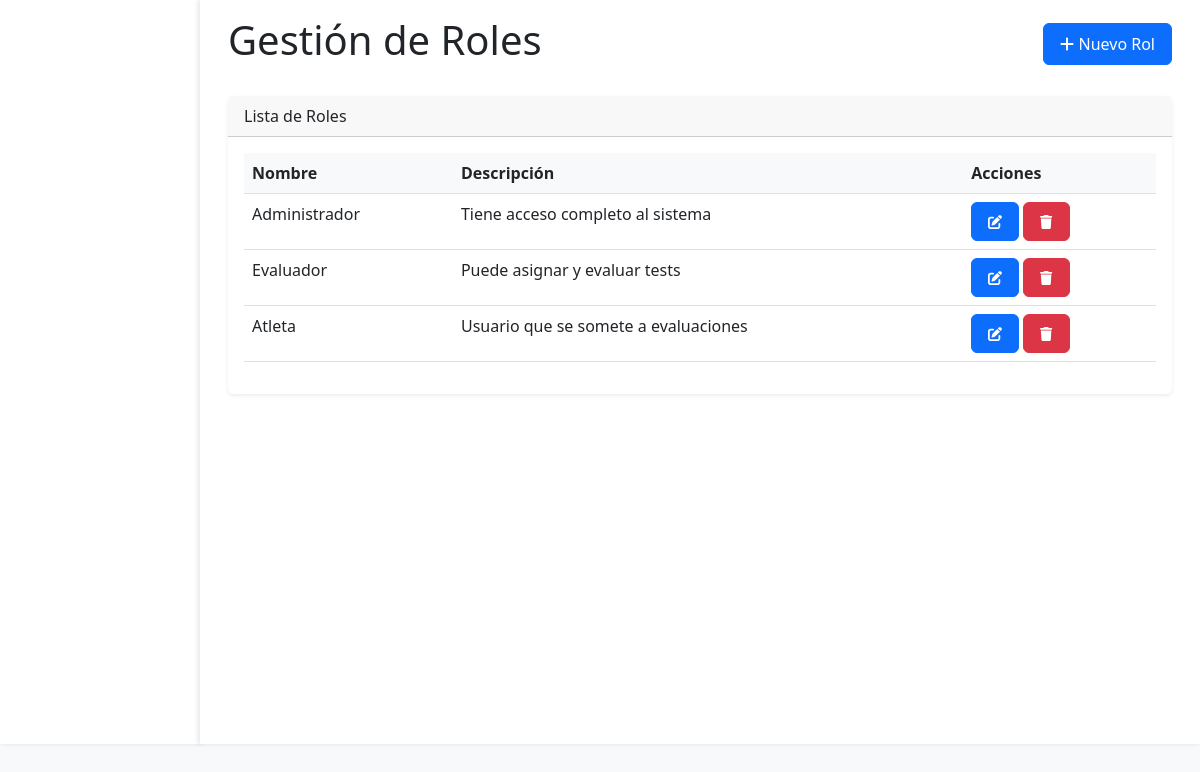
Page /admin/roles.php (signed in) on the committed database.
### tables this page shows
CREATE TABLE roles (
    id INT AUTO_INCREMENT PRIMARY KEY,
    nombre VARCHAR(50) NOT NULL,
    descripcion TEXT
);

### public/admin/roles.php (the view, shortened to what this page needs)
<?php
$action = $_GET['action'] ?? '';
try {
    $pdo = getConnection();
    $stmt = $pdo->query("SELECT * FROM roles");
    $roles = $stmt->fetchAll();
} catch (PDOException $e) {
    $error = "Error: " . $e->getMessage();
}
?>
<!DOCTYPE html>
<html lang="es">
<head>
    <link href="https://cdn.jsdelivr.net/npm/bootstrap@5.3.0/dist/css/bootstrap.min.css" rel="stylesheet">
    <link href="../css/styles.css" rel="stylesheet">
</head>
<body>
    <div class="container-fluid">
        <div class="row">
            <div class="col-md-3 col-lg-2 sidebar">
            </div>
            <div class="col-md-9 col-lg-10">
                <div class="container-fluid">
                    <div class="d-flex justify-content-between align-items-center mb-4">
                        <h1>Gestión de Roles</h1>
                        <a href="?action=add" class="btn btn-primary">
                            <i class="fas fa-plus"></i> Nuevo Rol
                        </a>
                    </div>
                    <?php if ($action === 'add' || $action === 'edit'): ?>
                        <div class="card">
                            <div class="card-header">
                                <?php echo $action === 'add' ? 'Nuevo Rol' : 'Editar Rol'; ?>
                            </div>
                            <div class="card-body">
                                <form method="POST">
                                    <div class="mb-3">
                                        <label for="nombre" class="form-label">Nombre</label>
                                        <input type="text" class="form-control" id="nombre" name="nombre"
                                               value="<?php echo isset($role) ? htmlspecialchars($role['nombre']) : ''; ?>" required>
                                    </div>
                                    <div class="mb-3">
                                        <label for="descripcion" class="form-label">Descripción</label>
                                        <textarea class="form-control" id="descripcion" name="descripcion" rows="3">
                                            <?php echo isset($role) ? htmlspecialchars($role['descripcion']) : ''; ?>
                                        </textarea>
                                    </div>
                                    <button type="submit" class="btn btn-primary">Guardar</button>
                                    <a href="." class="btn btn-secondary">Cancelar</a>
                                </form>
                            </div>
                        </div>
                    <?php else: ?>
                        <div class="card">
                            <div class="card-header">Lista de Roles</div>
                            <div class="card-body">
                                <table class="table">
                                    <thead>
                                        <tr>
                                            <th>Nombre</th>
                                            <th>Descripción</th>
                                            <th>Acciones</th>
                                        </tr>
                                    </thead>
                                    <tbody>
                                        <?php foreach ($roles as $role): ?>
                                            <tr>
                                                <td><?php echo htmlspecialchars($role['nombre']); ?></td>
                                                <td><?php echo htmlspecialchars($role['descripcion']); ?></td>
                                                <td>
                                                    <a href="?action=edit&id=<?php echo $role['id']; ?>"
                                                       class="btn btn-sm btn-primary">
                                                        <i class="fas fa-edit"></i>
                                                    </a>
                                                    <a href="?action=delete&id=<?php echo $role['id']; ?>"
                                                       class="btn btn-sm btn-danger"
                                                       onclick="return confirm('¿Estás seguro de eliminar este rol?')">
                                                        <i class="fas fa-trash"></i>
                                                    </a>
                                                </td>
                                            </tr>
                                        <?php endforeach; ?>
                                    </tbody>
                                </table>
                            </div>
                        </div>
                    <?php endif; ?>
                </div>
            </div>
        </div>
    </div>
</body>
</html>

### public/css/styles.css (style rules this page uses)
body { background-color: #f8f9fa; min-height: 100vh; display: flex; flex-direction: column; }
.sidebar { background-color: white; min-height: calc(100vh - 56px); padding: 1rem; box-shadow: 2px 0 5px rgba(0, 0, 0, 0.1); }
.col-md-9.col-lg-10 { padding: 1rem; background-color: white; min-height: calc(100vh - 56px); box-shadow: -2px 0 5px rgba(0, 0, 0, 0.1); }
.btn { padding: 0.5rem 1rem; border-radius: 0.375rem; transition: all 0.2s ease-in-out; }
.card { border: none; box-shadow: 0 0.125rem 0.25rem rgba(0, 0, 0, 0.075); transition: all 0.3s ease; }
.table { background-color: white; }
.table th { background-color: #f8f9fa; border-top: none; }

### rows in the picture
roles: nombre "Administrador", descripcion "Tiene acceso completo al sistema"
roles: nombre "Evaluador", descripcion "Puede asignar y evaluar tests"
roles: nombre "Atleta", descripcion "Usuario que se somete a evaluaciones"
